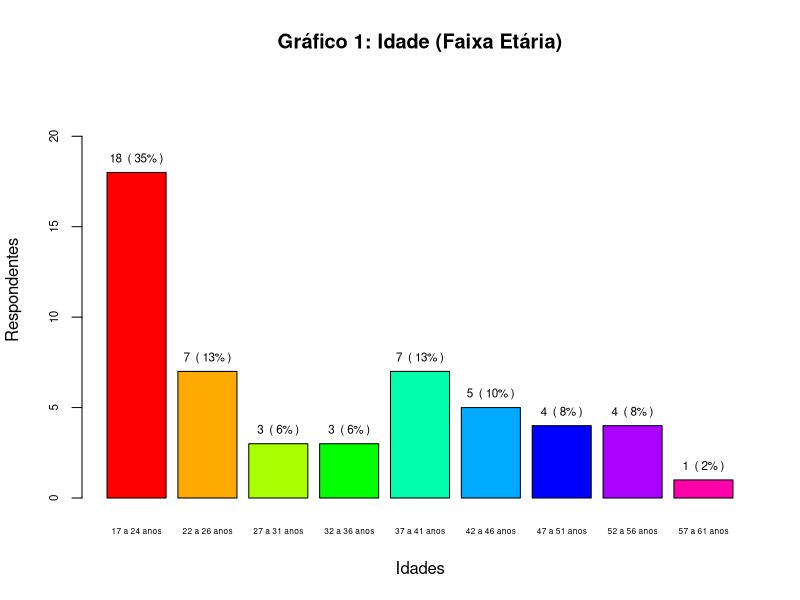
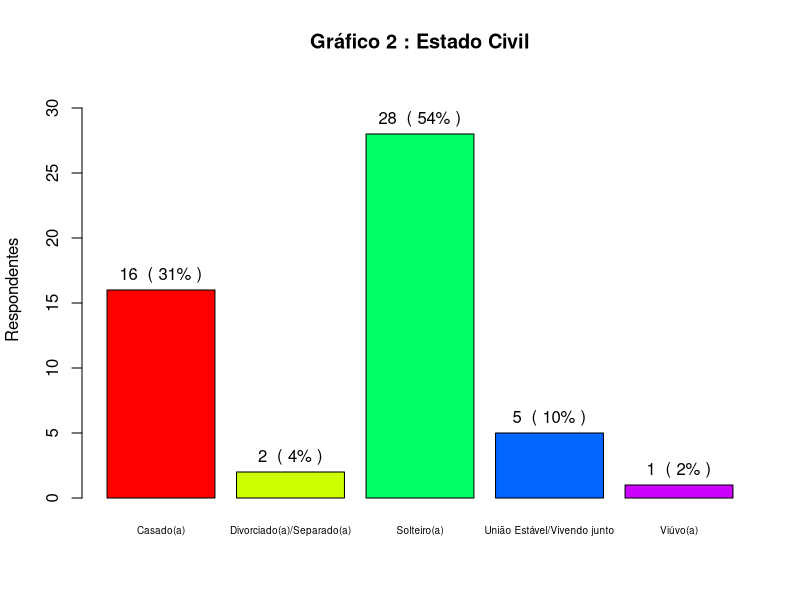
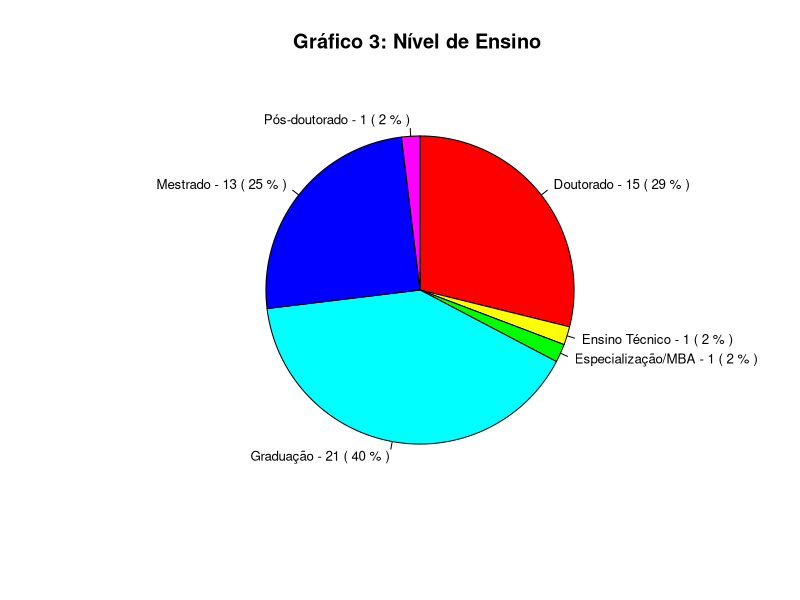
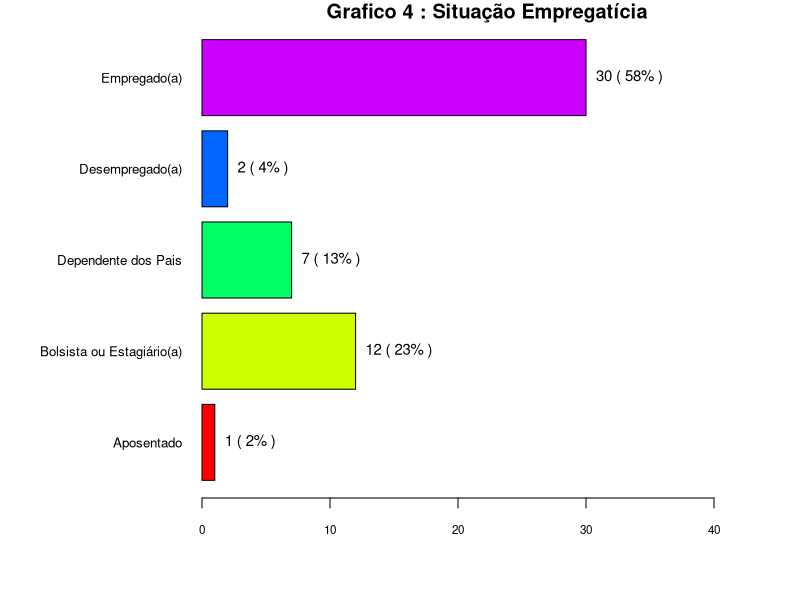
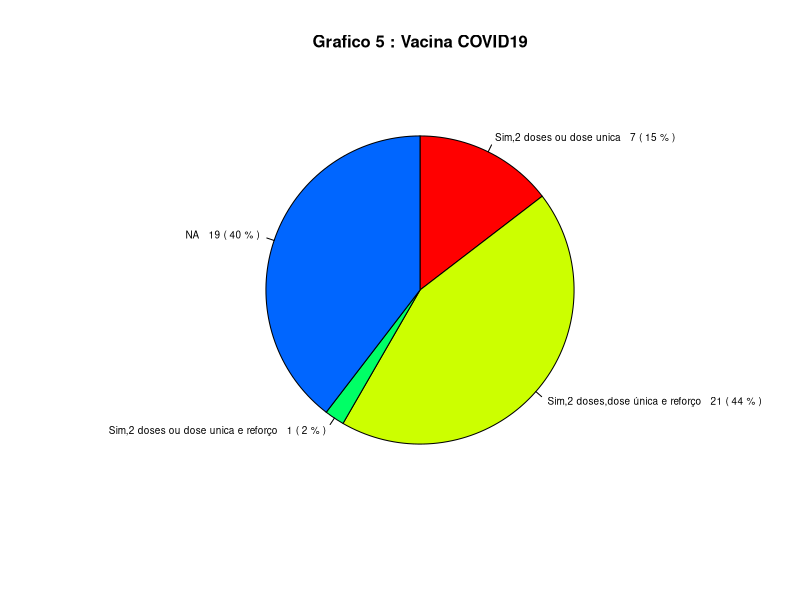

Here is the R script that generated these plots, in order: (Note: this script raises an error after producing the figures.)
## ---- chunk 1
knitr::opts_chunk$set(echo = TRUE)
knitr::opts_knit$set(root.dir = "D:/GoogleDrive/Mestrado_unesp/2022_02_CIENCIA_DE_DADOS/mit-grupo-1-2022")
## ---- chunk 2
# Import packages
#library(tidyverse)
#library(ggplot2)
#library(stringr)
# library(readxl)

# Importacao arquivo CSV
dataset.csv <-read.csv("./dados/COVID19IES.csv", header = TRUE, sep = ";", quote = "\"", dec = ".")

# Grafico Dados Pessoais : 1.Idade (Faixa Etária) 
# Qual a sua idade ? 
idade <- table(dataset.csv$idade)

# Porcentagem das faixas etárias
pct_idade <- paste0(round(unname(idade) / sum(unname(idade)) * 100,0), "%")

# Amplitude 
valor_min = min(dataset.csv$idade)
valor_max = max(dataset.csv$idade)

df_faixa_etaria <- data.frame(faixa_etaria="", idade=dataset.csv$idade )

for (k in 1:nrow(df_faixa_etaria)) {
  if(df_faixa_etaria$idade[k] <= 24) df_faixa_etaria$faixa_etaria[k] <- "17 a 24 anos"
  if(df_faixa_etaria$idade[k] >= 25 & df_faixa_etaria$idade[k] <= 26) df_faixa_etaria$faixa_etaria[k] <- "22 a 26 anos"
  if(df_faixa_etaria$idade[k] >= 27 & df_faixa_etaria$idade[k] <= 31) df_faixa_etaria$faixa_etaria[k] <- "27 a 31 anos"
  if(df_faixa_etaria$idade[k] >= 32 & df_faixa_etaria$idade[k] <= 36) df_faixa_etaria$faixa_etaria[k] <- "32 a 36 anos"
  if(df_faixa_etaria$idade[k] >= 37 & df_faixa_etaria$idade[k] <= 41) df_faixa_etaria$faixa_etaria[k] <- "37 a 41 anos"
  if(df_faixa_etaria$idade[k] >= 42 & df_faixa_etaria$idade[k] <= 46) df_faixa_etaria$faixa_etaria[k] <- "42 a 46 anos" 
  if(df_faixa_etaria$idade[k] >= 47 & df_faixa_etaria$idade[k] <= 51) df_faixa_etaria$faixa_etaria[k] <- "47 a 51 anos" 
  if(df_faixa_etaria$idade[k] >= 52 & df_faixa_etaria$idade[k] <= 56) df_faixa_etaria$faixa_etaria[k] <- "52 a 56 anos"
  if(df_faixa_etaria$idade[k] >= 57 & df_faixa_etaria$idade[k] <= 61) df_faixa_etaria$faixa_etaria[k] <- "57 a 61 anos"
  if(df_faixa_etaria$idade[k] > 61) df_faixa_etaria$faixa_etaria[k] <- "acima de 61 anos"
}

## table idade_concat
tbl_faixa_etaria <- table(df_faixa_etaria$faixa_etaria)

## Porcentagem por Faixa Etaria
pct_faixa_etaria <- paste0(round(unname(tbl_faixa_etaria) / sum(unname(tbl_faixa_etaria)) * 100,0), "%")

grafico_faixa_etaria <- barplot(tbl_faixa_etaria, 
                                main = "Gráfico 1: Idade (Faixa Etária)",
                                xlab = "Idades", 
                                ylab = "Respondentes",
                                col = rainbow(9),
                                ylim = c(0,max(tbl_faixa_etaria) + 5),
                                cex.axis=0.7, cex.names=0.5 )
text(x = grafico_faixa_etaria, y = tbl_faixa_etaria, label = paste(tbl_faixa_etaria, " (", pct_faixa_etaria, ")"), cex=0.70, pos=3)
## ---- chunk 3

# Grafico Dados Pessoais : 1.Situacao_conjugal
# Qual sua situação conjugal ?
sit_conjugal <- table(dataset.csv$situacao_conjugal)
sit_conjugal


# Porcentagem 
pct_sit_conjugal <- paste0(round(unname(sit_conjugal) / sum(unname(sit_conjugal)) * 100,0), "%")
pct_sit_conjugal


grafico_sit_conjugal <- barplot(sit_conjugal, 
                                main = "Gráfico 2 : Estado Civil",
                                xlab = "", 
                                ylab = "Respondentes",
                                col = rainbow(5),
                                ylim = c(0,max(sit_conjugal) + 4),
                                cex.axis=1.0, cex.names=0.6)
text(x = grafico_sit_conjugal, y = sit_conjugal, label = paste(sit_conjugal, " (", pct_sit_conjugal, ")"), cex=1, pos=3)
## ---- chunk 4
# Grafico 1.Nivel Ensino 
# Qual nível de ensino você está cursando ? 
tbl_nivel_ensino <- table(dataset.csv$nivel_ensino)

pct_nivel_ensino <- paste(round(unname(tbl_nivel_ensino) / sum(unname(tbl_nivel_ensino)) * 100), "%")

grafico_nivel_ensino <- pie(tbl_nivel_ensino,
                        edges = 200, radius = 0.8,
                        clockwise = T,
                        cex = 0.8,
                        density = NULL, angle = 90, col = rainbow(6),
                        labels = paste(names(tbl_nivel_ensino), "-", tbl_nivel_ensino, "(", pct_nivel_ensino, ")"),
                        main = "Gráfico 3: Nível de Ensino ")
## ---- chunk 5
# Grafico Dados Pessoais : 1.Situacao_empregaticia
# Qual sua situação empregatícia e/ou financeira atual ? 

df_situacao_emp <- data.frame(situacao ="", emp=dataset.csv$situacao_empregaticia)

for (k in 1:nrow(df_situacao_emp)) {
  if(df_situacao_emp$emp[k] == "Aposentada")       df_situacao_emp$situacao[k]<- "Aposentado"
  if(df_situacao_emp$emp[k] == "Bolsista")          df_situacao_emp$situacao[k]<- "Bolsista ou Estagiário(a)"
  if(df_situacao_emp$emp[k] == "Corretor de Imóveis") df_situacao_emp$situacao[k]<- "Empregado(a)"
  if(df_situacao_emp$emp[k] == "Dependente (dos pais) com vínculo empregatício") df_situacao_emp$situacao[k]<- "Empregado(a)"
  if(df_situacao_emp$emp[k] == "Dependente (dos pais, etc.)") df_situacao_emp$situacao[k]<- "Dependente dos Pais"
  if(df_situacao_emp$emp[k] == "Desempregado(a)") df_situacao_emp$situacao[k]<- "Desempregado(a)"
  if(df_situacao_emp$emp[k] == "Empregado(a)") df_situacao_emp$situacao[k]<- "Empregado(a)"
  if(df_situacao_emp$emp[k] == "Empresária") df_situacao_emp$situacao[k]<- "Empregado(a)"
  if(df_situacao_emp$emp[k] == "Estagiário(a)") df_situacao_emp$situacao[k]<- "Bolsista ou Estagiário(a)"
  if(df_situacao_emp$emp[k] == "Micro-empresário instituído por ME") df_situacao_emp$situacao[k]<- "Empregado(a)"
  if(df_situacao_emp$emp[k] == "Servidora pública") df_situacao_emp$situacao[k]<- "Empregado(a)"
  if(df_situacao_emp$emp[k] == "tatuador autônomo, mas conto com ajuda dos pais") df_situacao_emp$situacao[k]<- "Empregado(a)"
}

sit_emprego <- table(df_situacao_emp$situacao)

# Porcentagem 
pct_sit_emprego <- paste0(round(unname(sit_emprego) / sum(unname(sit_emprego)) * 100,0), "%")

par(las=1) # nomes dos eixos perpendicular
par(mar=c(5,10,1,1)+0.1)  # para aumentar a margem a esquerda 
grafico_sit_empregaticia <- barplot(sit_emprego, 
                                    main="Grafico 4 : Situação Empregatícia ",
                                    las=1,  
                                    beside = TRUE,
                                    horiz=TRUE, 
                                    xlim = c(0,max(sit_emprego) + 15),
                                    col=rainbow(5),
                                    cex.axis = 0.7,  
                                    cex.names = 0.8)

text(grafico_sit_empregaticia, x = sit_emprego, label = paste(sit_emprego, "(", pct_sit_emprego, ")"), cex=0.9, pos=4)

par(mar=c(5,4,4,2)+0.1) # para retornar a margem default
## ---- chunk 6

# Grafico 1. Vacinado
# Você já foi vacinado contra a COVID-19 ?
vacinado <- table(dataset.csv$vacinado, exclude = "")

names(vacinado) <- c("Sim,2 doses ou dose unica", 
                     "Sim,2 doses,dose única e reforço", 
                     "Sim,2 doses ou dose unica e reforço")

pct_vacinado <- paste(round(unname(vacinado) / sum(unname(vacinado)) * 100), "%")

grafico_vacinado <- pie(vacinado,
                                  edges = 200, radius = 0.8,
                                  clockwise = T,
                                  density = NULL, angle = 90, col = rainbow(5),
                                  labels = paste(names(vacinado), " ", vacinado, "(", pct_vacinado, ")"),
                                  main = "Grafico 5 : Vacina COVID19",
                                  cex = 0.6,
                                  cex.main=1)
## ---- chunk 7

# Grafico Dados Pessoais 1. Respondentes morando com 
# Atualmente, você está morando ou residindo com/em: 
morando_com <- table(dataset.csv$morando_com)

pct_morando_com <- paste(round(unname(morando_com) / sum(unname(morando_com)) * 100), "%")


grafico_morando_com <- pie(morando_com,
                                  edges = 200, radius = 0.8,
                                  clockwise = T,
                                  density = NULL, angle = 90, col = rainbow(3),
                                  labels = paste(names(morando_com), "  ", morando_com, "(", pct_morando_com, ")"),
                                  cex = 0.9,
                                  main = "Grafico 6: Reside com/em ")
## ---- chunk 8
# Grafico Dados Instituicao de Ensino 2.decisao_fechar (utilizacao de ferramenta online)
# Com relação à decisão de fechar o campus e de utilizar ferramentas online para as aulas, por conta da pandemia da COVID-19, você sentiu que as decisões na sua instituição foram tomadas: *
ies_decisao_fechar <- table(dataset.csv$decisao_fechar, exclude = "")

pct_ies_decisao_fechar <- paste(round(unname(ies_decisao_fechar) / sum(unname(ies_decisao_fechar)) * 100), "%")

grafico_ies_decisao_fechar <- pie(ies_decisao_fechar,
                            edges = 200, radius = 0.8,
                            clockwise = T,
                            density = NULL, angle = 90, col = rainbow(3),
                            labels = paste(names(ies_decisao_fechar), " ", ies_decisao_fechar, "(", pct_ies_decisao_fechar, ")"),
                            main = "Grafico 7: Decisao de fechar o campus e de utilizar ferramentas online ",
                            cex.main=1, cex = 0.7)

## ---- chunk 9
# Grafico 3. Pandemia_acesso_internet
# Como você compara o seu acesso à Internet antes e durante a pandemia da COVID-19 ? *

# Tratamento opcoes
df_internet <- data.frame(internet="", nivel =dataset.csv$acesso_internet)

for (k in 1:nrow(df_internet)) {
  if(df_internet$nivel[k] == "Melhor do que antes")            df_internet$internet[k] <- "Melhorou"
  if(df_internet$nivel[k] == "Muito melhor do que antes")      df_internet$internet[k] <- "Melhorou"
  if(df_internet$nivel[k] == "Muito pior que antes")        df_internet$internet[k] <- "Piorou"
  if(df_internet$nivel[k] == "O mesmo que antes")               df_internet$internet[k] <- "Não Mudou"
  if(df_internet$nivel[k] == "Pior que antes")              df_internet$internet[k] <- "Piorou"
  if(df_internet$nivel[k] == "N/A ou Não sabe")              df_internet$internet[k] <- "Não Sabe"
}  

acesso_internet <- table(df_internet$internet, exclude = "")

pct_acesso_internet <- paste(round(unname(acesso_internet) / sum(unname(acesso_internet)) * 100), "%")

grafico_acesso_internet <- pie(acesso_internet,
                                     edges = 200, radius = 0.8,
                                     clockwise = T,
                                     density = NULL, angle = 90, col = rainbow(4),
                                     labels = paste(names(acesso_internet), " ", acesso_internet, "(", pct_acesso_internet, ")"),
                                     main = "Grafico 8: Acesso à Internet antes e durante a pandemia ",
                                     cex.main=1, cex = 0.8)
## ---- chunk 10
# Grafico 3. Pandemia acesso professores
# Durante a pandemia da COVID-19, você sentiu que as formas de acesso aos seus professores: *

# Tratamento opcoes
df_professores <- data.frame(professores="", nivel =dataset.csv$acesso_professores)

for (k in 1:nrow(df_professores)) {
  if(df_professores$nivel[k] == "Melhorou")                     df_professores$professores[k] <- "Melhorou"
  if(df_professores$nivel[k] == "Piorou")                       df_professores$professores[k] <- "Piorou"
  if(df_professores$nivel[k] == "Está mais ou menos o mesmo")      df_professores$professores[k] <- "Não Mudou"
  if(df_professores$nivel[k] == "Foi mais ou menos o mesmo")    df_professores$professores[k] <- "Não Mudou"
  if(df_professores$nivel[k] == "N/A ou Não sabe")              df_professores$professores[k] <- "Não Sabe"
}  

acesso_professores <- table(df_professores$professores, exclude = "")

pct_acesso_professores <- paste(round(unname(acesso_professores) / sum(unname(acesso_professores)) * 100), "%")

grafico_acesso_professores <- pie(acesso_professores,
                     edges = 200, radius = 0.8,
                     clockwise = T,
                     density = NULL, angle = 90, col = rainbow(4),
                     labels = paste(names(acesso_professores), " ", acesso_professores, "(", pct_acesso_professores, ")"),
                     main = "Grafico 9 : Acesso aos Professores durante a pandemia ",
                     cex.main=1, cex = 0.8)


## ---- chunk 11
# Grafico Dados Instituicao de Ensino 2. Instituicao_acesso_infra
# Com relação às formas de acesso aos recursos de infraestrutura oferecidos pela sua instituição (biblioteca, coordenação, orientação de assuntos acadêmicos, matrícula, etc.) durante a pandemia do COVID-19 você sentiu que: *

# Tratamento opcoes
df_infra <- data.frame(infra="", nivel =dataset.csv$acesso_infra_ies)

for (k in 1:nrow(df_infra)) {
  if(df_infra$nivel[k] == "Melhorou")            df_infra$infra[k] <- "Melhoraram"
  if(df_infra$nivel[k] == "Pioraram")            df_infra$infra[k] <- "Pioraram"
  if(df_infra$nivel[k] == "Piorou")              df_infra$infra[k] <- "Pioraram"
  if(df_infra$nivel[k] == "N/A ou Não sabe")     df_infra$infra[k] <- "Não Sabe"
  if(df_infra$nivel[k] == "Ficou mais ou menos o mesmo")  df_infra$infra[k] <- "Não Mudaram"
}  


ies_infra <- table(df_infra$infra, exclude = "")


pct_ies_infra <- paste(round(unname(ies_infra) / sum(unname(ies_infra)) * 100), "%")

grafico_ies_infra <- pie(ies_infra,
                               edges = 200, radius = 0.8,
                               clockwise = T,
                               density = NULL, angle = 90, col = rainbow(4),
                               labels = paste(names(ies_infra), " ", ies_infra, "(", pct_ies_infra, ")"),
                               main = "Gráfico 10: acesso aos recursos de infraestrutura oferecidos pela sua instituição ",
                                cex.main =1, cex = 0.8)


## ---- chunk 12
# Grafico Dados Instituicao de Ensino 2. Instituicao_reinicio
# A sua instituição já reiniciou todas as atividades presenciais no seu campus e/ou faculdade?
ies_reinicio <- table(dataset.csv$ies_reinicio, exclude = "")

# Reduçao nome dos cursos
names(ies_reinicio) <- c("Em parte", "Não Sabe", "Não Reiniciou Presencial", "Sim Reiniciou Presencial")

pct_ies_reinicio <- paste(round(unname(ies_reinicio) / sum(unname(ies_reinicio)) * 100), "%")

grafico_ies_reinicio <- pie(ies_reinicio,
                         edges = 200, radius = 0.8,
                         clockwise = T,
                         density = NULL, angle = 90, col = rainbow(5),
                         labels = paste(names(ies_reinicio), " ", ies_reinicio, "(", pct_ies_reinicio, ")"),
                         main = "Gráfico 11: Reinício das atividades presenciais ", cex.main = 1 , cex = 0.8)
## ---- chunk 13
# Grafico 4. Financas despesas
# Com relação aos seus gastos e/ou despesas durante a pandemia da COVID-19, o que mudou para você  ? *v
# Tratamento das Opcoes
df_despesas <- data.frame(despesas="", nivel =dataset.csv$despesas )

for (k in 1:nrow(df_despesas)) {
  if(df_despesas$nivel[k] == "Aumentaram")       df_despesas$despesas[k] <- "Aumentaram"
  if(df_despesas$nivel[k] == "Diminuiram")       df_despesas$despesas[k] <- "Diminuiram"
  if(df_despesas$nivel[k] == "Foram mais ou menos os mesmos")   df_despesas$despesas[k] <- "Não Mudaram"
  if(df_despesas$nivel[k] == "São mais ou menos os mesmos")           df_despesas$despesas[k] <- "Não Mudaram"
  
}

despesas <- table(df_despesas$despesas, exclude = "")

pct_despesas <- paste(round(unname(despesas) / sum(unname(despesas)) * 100), "%")

grafico_despesas <- pie(despesas,
                                  edges = 200, radius = 0.8,
                                  clockwise = T,
                                  density = NULL, angle = 90, col = rainbow(5),
                                  labels = paste(names(despesas), " ", despesas, "(", pct_despesas, ")"),
                                  main = "Grafico 12: Situacao Financeira ",
                                  cex.main=1, cex = 0.8)

## ---- chunk 14
# Grafico 4. Financas renda_financeira
# Durante a pandemia da COVID-19 houve alguma alteração com relação à sua renda financeira? *
renda_financeira <- table(dataset.csv$renda_financeira, exclude = "")

pct_renda_financeira <- paste(round(unname(renda_financeira) / sum(unname(renda_financeira)) * 100), "%")

#  "6 %"  "48 %" "44 %" "2 %" 

grafico_renda_financeira <- pie(renda_financeira,
                        edges = 200, radius = 0.8,
                        clockwise = T,
                        density = NULL, angle = 90, col = rainbow(4),
                        labels = paste(names(renda_financeira), " ", renda_financeira, "(", pct_renda_financeira, ")"),
                        main = "Grafico 13 : Renda Financeira ",
                        cex.main=1, cex = 0.8)

## ---- chunk 15
# Grafico 2. Instituicao ajuda_financeira
# Você recebe/recebeu alguma ajuda financeira da sua instituição educacional ou de outra organização durante a pandemia da COVID-19? *
ajuda_financeira <- table(dataset.csv$ajuda_financeira, exclude = "")

pct_ajuda_financeira <- paste(round(unname(ajuda_financeira) / sum(unname(ajuda_financeira)) * 100), "%")

grafico_ajuda_financeira <- pie(ajuda_financeira,
                                edges = 200, radius = 0.8,
                                clockwise = T,
                                density = NULL, angle = 90, col = rainbow(2),
                                labels = paste(names(ajuda_financeira), " ", ajuda_financeira, "(", pct_ajuda_financeira, ")"),
                                main = "Grafico 14 : Ajuda financeira ",
                                cex.main=1, cex = 1)

## ---- chunk 16

# Grafico Dados Instituicao de Ensino  2. Migrou Virtual
# Sua instituição migrou para as aulas virtuais durante a pandemia da COVID-19? 
migrou_virtual <- table(dataset.csv$migrou_virtual)

pct_migrou_virtual <- paste(round(unname(migrou_virtual) / sum(unname(migrou_virtual)) * 100), "%")

grafico_migrou_virtual <- pie(migrou_virtual,
                           edges = 200, radius = 0.8,
                           clockwise = T,
                           density = NULL, angle = 90, col = rainbow(2),
                           labels = paste(names(migrou_virtual), "", migrou_virtual,"(", pct_migrou_virtual, ")"),
                           main = "Grafico 15: Migrou Virtual ", cex.main =1, cex = 1)
## ---- chunk 17
# Grafico 3. Pandemia desempenho_escolar
# Você percebeu que o seu desempenho escolar durante a pandemia do COVID-19 (suas notas, aproveitamento escolar, etc.):

# Tratamento das Opcoes
df_desempenho_escolar <- data.frame(desempenho_escolar="", nivel =dataset.csv$desempenho_escolar )

for (k in 1:nrow(df_desempenho_escolar)) {
  if(df_desempenho_escolar$nivel[k] == "Aumentou")                     df_desempenho_escolar$desempenho_escolar[k] <- "Aumentou"
  if(df_desempenho_escolar$nivel[k] == "Diminuiu")                     df_desempenho_escolar$desempenho_escolar[k] <- "Diminuiu"
  if(df_desempenho_escolar$nivel[k] == "Está mais ou menos o mesmo")   df_desempenho_escolar$desempenho_escolar[k] <- "Não Mudou"
  if(df_desempenho_escolar$nivel[k] == "Foi mais ou menos o mesmo")    df_desempenho_escolar$desempenho_escolar[k] <- "Não Mudou"
  if(df_desempenho_escolar$nivel[k] == "N/A ou Não sabe")              df_desempenho_escolar$desempenho_escolar[k] <- "Não Sabe"
  
}


desempenho_escolar <- table(df_desempenho_escolar$desempenho_escolar, exclude = "")

pct_desempenho_escolar <- paste(round(unname(desempenho_escolar) / sum(unname(desempenho_escolar)) * 100), "%")

grafico_desempenho_escolar <- pie(desempenho_escolar,
                                     edges = 200, radius = 0.8,
                                     clockwise = T,
                                     density = NULL, angle = 90, col = rainbow(5),
                                     labels = paste(names(desempenho_escolar), " ", desempenho_escolar, "(", pct_desempenho_escolar, ")"),
                                     main = "Grafico 16 : Desempenho Escolar ",
                                     cex.main=1, cex = 0.9)
## ---- chunk 18
# Grafico 3. Pandemia_acesso_internet
# Como você compara o seu acesso à Internet antes e durante a pandemia da COVID-19 ? *

# Tratamento opcoes
df_internet <- data.frame(internet="", nivel =dataset.csv$acesso_internet)

for (k in 1:nrow(df_internet)) {
  if(df_internet$nivel[k] == "Melhor do que antes")            df_internet$internet[k] <- "Melhorou"
  if(df_internet$nivel[k] == "Muito melhor do que antes")      df_internet$internet[k] <- "Melhorou"
  if(df_internet$nivel[k] == "Muito pior que antes")        df_internet$internet[k] <- "Piorou"
  if(df_internet$nivel[k] == "O mesmo que antes")               df_internet$internet[k] <- "Não Mudou"
  if(df_internet$nivel[k] == "Pior que antes")              df_internet$internet[k] <- "Piorou"
  if(df_internet$nivel[k] == "N/A ou Não sabe")              df_internet$internet[k] <- "Não Sabe"
}  

acesso_internet <- table(df_internet$internet, exclude = "")

pct_acesso_internet <- paste(round(unname(acesso_internet) / sum(unname(acesso_internet)) * 100), "%")

grafico_acesso_internet <- pie(acesso_internet,
                                     edges = 200, radius = 0.8,
                                     clockwise = T,
                                     density = NULL, angle = 90, col = rainbow(4),
                                     labels = paste(names(acesso_internet), " ", acesso_internet, "(", pct_acesso_internet, ")"),
                                     main = "Grafico 17 : Acesso à Internet antes e durante a pandemia ",
                                     cex.main=1, cex = 0.8)
## ---- chunk 19
# Grafico 3. Pandemia capacidade_prosseguir_estudos
# Em relação a antes e durante a pandemia da COVID-19, como você classifica sua capacidade em prosseguir seus estudos, 
# incluindo sua graduação e/ou conclusão de curso?

# Tratamento opcoes
df_estudos <- data.frame(estudos="", nivel =dataset.csv$capacidade_socializacao)

for (k in 1:nrow(df_estudos)) {
  if(df_estudos$nivel[k] == "Melhor do que antes")            df_estudos$estudos[k] <- "Melhorou"
  if(df_estudos$nivel[k] == "Muito melhor do que antes")      df_estudos$estudos[k] <- "Melhorou"
  if(df_estudos$nivel[k] == "Muito pior do que antes")        df_estudos$estudos[k] <- "Piorou"
  if(df_estudos$nivel[k] == "O mesmo de antes")               df_estudos$estudos[k] <- "Não Mudou"
  if(df_estudos$nivel[k] == "Pior do que antes")              df_estudos$estudos[k] <- "Piorou"
  if(df_estudos$nivel[k] == "N/A ou Não Sabe")              df_estudos$estudos[k] <- "Não Sabe"
}  

capacidade_prosseguir_estudos<- table(df_estudos$estudos, exclude = "")

pct_capacidade_prosseguir_estudos <- paste(round(unname(capacidade_prosseguir_estudos) / sum(unname(capacidade_prosseguir_estudos)) * 100), "%")

grafico_capacidade_prosseguir_estudos <- pie(capacidade_prosseguir_estudos,
                               edges = 200, radius = 0.8,
                               clockwise = T,
                               density = NULL, angle = 90, col = rainbow(3),
                               labels = paste(names(capacidade_prosseguir_estudos), " ", capacidade_prosseguir_estudos, "(", pct_capacidade_prosseguir_estudos, ")"),
                               main = "Grafico 18 : Prosseguimento aos estudos antes e durante a pandemia ", cex.main=1, cex = 0.8)

